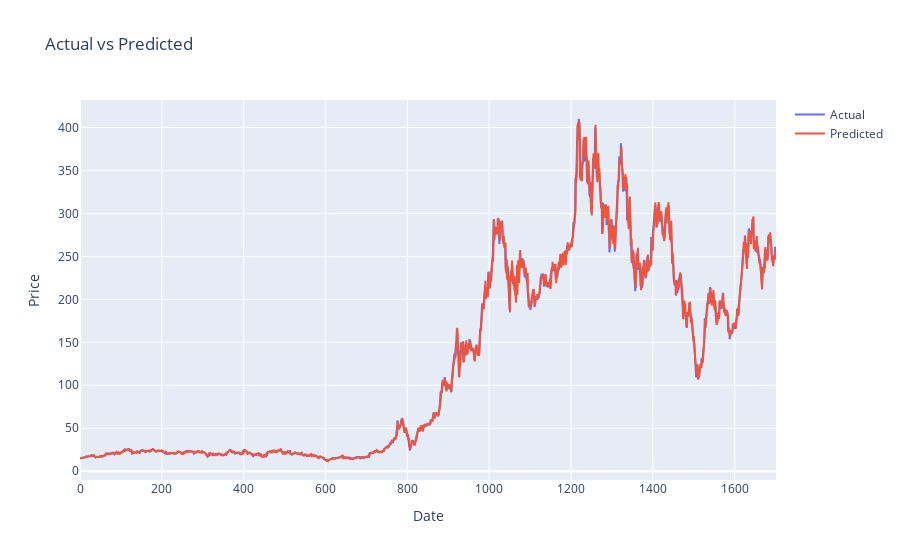
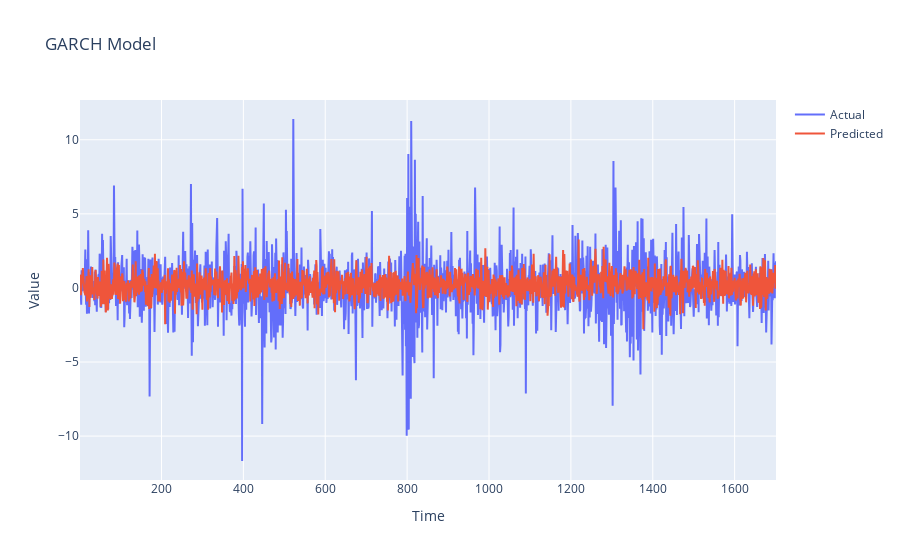

The notebook cell saved with these charts, in order:
### Code cell
'''TSLA_Pred[['Actual_Close_Price', 'Predicted_Close_Price']].loc[:].plot(figsize = (15, 6), style = ['-', '--'], title = 'Actual vs Predicted')
fig = plt.figure(figsize = (15, 6))
plt.plot(timevec, Y, 'r-', label = 'Actual')
plt.plot(timevec, Y_GARCH, 'b:', label = 'Predicted')
plt.legend(loc = 'upper right')
plt.title("GARCH Model")
plt.show() 
'''
import plotly.graph_objects as go

# Actual and predicted data
actual = stock_Pred['Actual_Close_Price'] 
predicted = stock_Pred['Predicted_Close_Price']

# Create figure
fig = go.Figure()

# Add actual trace
fig.add_trace(go.Scatter(
    x=actual.index,
    y=actual,
    mode='lines',
    name='Actual'
)) 

# Add predicted trace  
fig.add_trace(go.Scatter(
    x=predicted.index,
    y=predicted,  
    mode='lines',
    name='Predicted'
))

# Set title
fig.update_layout(
    title='Actual vs Predicted',
    xaxis_title='Date',
    yaxis_title='Price'
)

# Show figure
fig.show()



# Create figure
fig_G = go.Figure()

# Add actual trace
fig_G.add_trace(go.Scatter(
  x=timevec,
  y=Y,
  mode='lines',
  name='Actual'
))

# Add predicted trace
fig_G.add_trace(go.Scatter(
  x=timevec,
  y=Y_GARCH,
  mode='lines', 
  name='Predicted'
))

# Update layout
fig_G.update_layout(
  title='GARCH Model',
  xaxis_title='Time',
  yaxis_title='Value'  
)

# Show figure
fig_G.show()

### Figure 1 — Plotly figure (JSON) as saved in the notebook; plotly's stock layout.template omitted (floating-point values rounded to 4 significant figures; data arrays with more than 128 entries replaced by an {"elided": "..."} marker saying what was removed)
{"data": [{"mode": "lines", "name": "Actual", "type": "scatter", "x": {"elided": "1702 int values"}, "y": {"elided": "1702 float values"}}, {"mode": "lines", "name": "Predicted", "type": "scatter", "x": {"elided": "1702 int values"}, "y": {"elided": "1702 float values"}}], "layout": {"title": {"text": "Actual vs Predicted"}, "xaxis": {"title": {"text": "Date"}}, "yaxis": {"title": {"text": "Price"}}}}

### Figure 2 — Plotly figure (JSON) as saved in the notebook; plotly's stock layout.template omitted (floating-point values rounded to 4 significant figures; data arrays with more than 128 entries replaced by an {"elided": "..."} marker saying what was removed)
{"data": [{"mode": "lines", "name": "Actual", "type": "scatter", "x": {"elided": "1701 int values"}, "y": {"elided": "1701 float values"}}, {"mode": "lines", "name": "Predicted", "type": "scatter", "x": {"elided": "1701 int values"}, "y": {"elided": "1701 float values"}}], "layout": {"title": {"text": "GARCH Model"}, "xaxis": {"title": {"text": "Time"}}, "yaxis": {"title": {"text": "Value"}}}}
